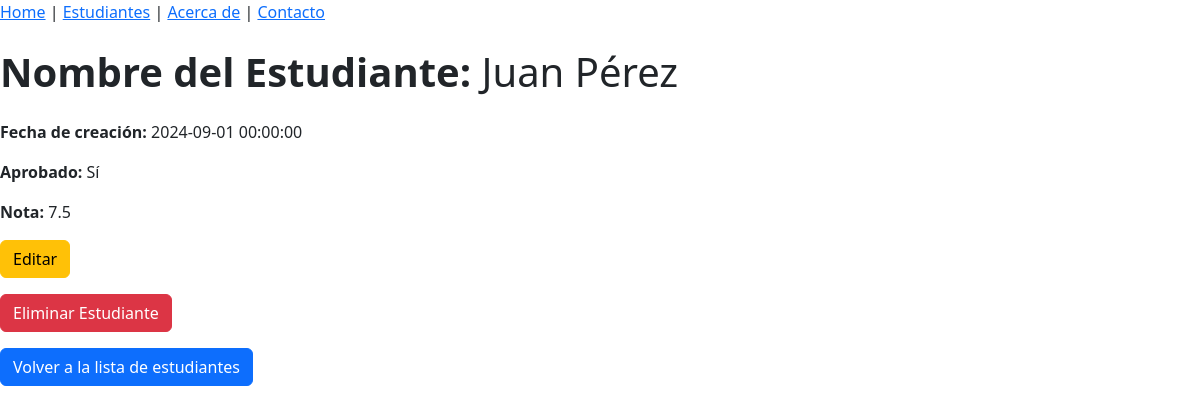
The page /estudiante/1 on the database its author committed.
### tables this page shows
CREATE TABLE alumnos (
    id INTEGER PRIMARY KEY AUTOINCREMENT,
    nombre TEXT NOT NULL,
    apellido TEXT NOT NULL,
    aprobado BOOLEAN NOT NULL,
    nota REAL NOT NULL,
    fecha TIMESTAMP NOT NULL
);

### app.py (the view)
@app.route('/estudiante/<int:estudiante_id>', methods=['GET'])
def get_one_estudiante(estudiante_id):
    conn = get_db_connection()
    estudiante = conn.execute('SELECT * FROM alumnos WHERE id = ?', (estudiante_id,)).fetchone()
    conn.close()
    return render_template('estudiante/estudiante.html', estudiante=estudiante)

### app.py (called while the page is built)
def get_db_connection():
    conn = sqlite3.connect("alumnos.db")
    conn.row_factory = sqlite3.Row
    return conn

### templates/estudiante/estudiante.html (shortened to what this page needs)
{% extends 'base.html' %}
{% block content %}
    <h1 class="my-4"><strong>Nombre del Estudiante:</strong> {{ estudiante['nombre'] }} {{ estudiante['apellido'] }}</h1>
    <p><strong>Fecha de creación:</strong> {{ estudiante['fecha'] }}</p>
    <p><strong>Aprobado:</strong> {% if estudiante['aprobado'] == 1 %} Sí {% else %} No {% endif %}</p>
    <p><strong>Nota:</strong> {{ estudiante['nota'] }}</p>
    <a href="{{ url_for('edit_one_estudiante', estudiante_id=estudiante['id']) }}" class="btn btn-warning mb-3">
        Editar
    </a>
    <form action="{{ url_for('delete_one_estudiante', estudiante_id=estudiante['id']) }}" method="POST">
        <button type="submit" class="btn btn-danger mb-3"
        onclick="return confirm('¿Estás seguro de que quieres eliminar este estudiante?')">
            Eliminar Estudiante
        </button>
    </form>
    <a href="{{ url_for('get_all_estudiantes') }}" class="btn btn-primary">
        Volver a la lista de estudiantes
    </a>
{% endblock %}

### rows shown on the page
alumnos: nombre "Juan", apellido "Pérez", fecha "2024-09-01 00:00:00", nota "7.5"
